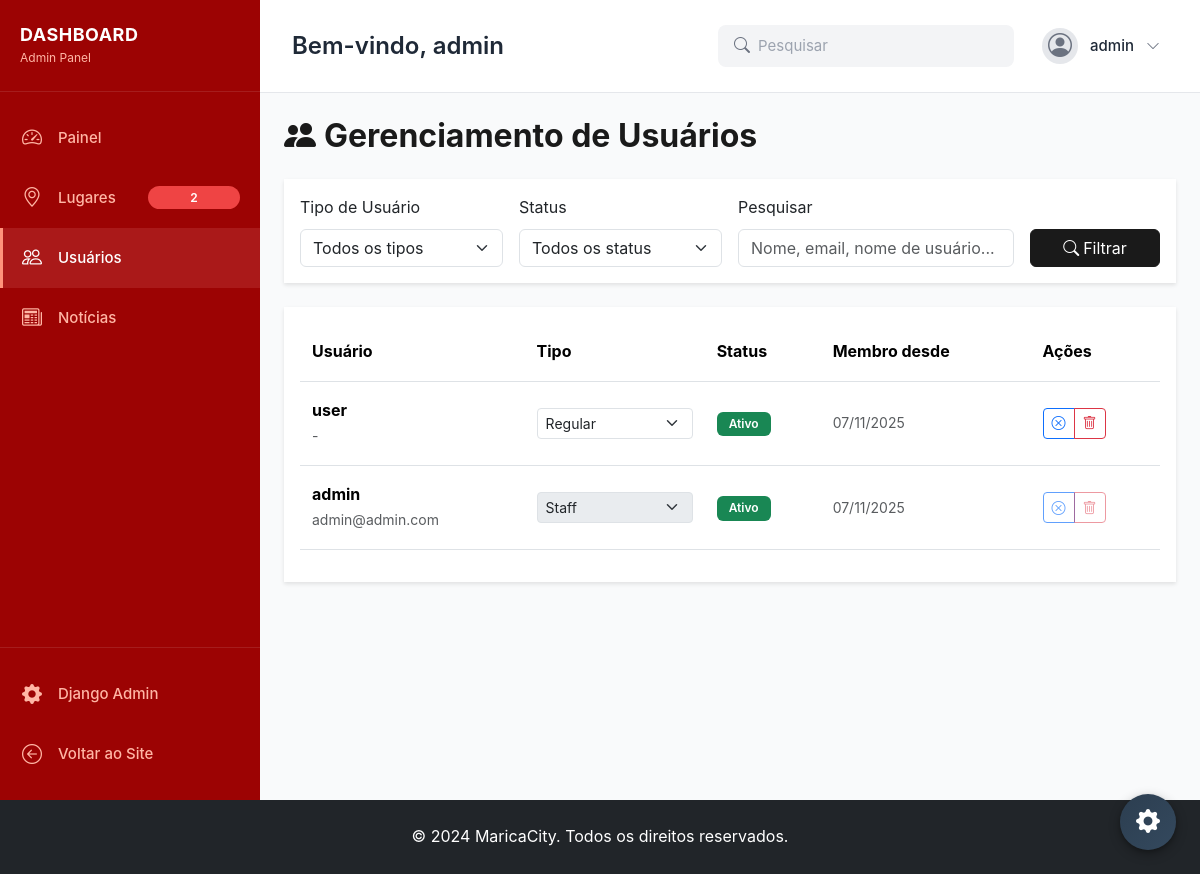
/accounts/usuarios/ (signed in), run on the app's committed database.
### apps/accounts/models.py (models this page shows, shortened)
class User(AbstractUser):
    @property
    def can_moderate(self):
        return self.is_staff or self.is_superuser
    class Meta:
        ordering = ["-created_at"]
        verbose_name = "Usuário"
        verbose_name_plural = "Usuários"
    bio = models.TextField(blank=True, null=True, help_text="Biografia do usuário")
    contact_phone = models.CharField(
        max_length=20, blank=True, null=True, help_text="Número de telefone de contato"
    )
    contact_email = models.EmailField(
        blank=True,
        null=True,
        help_text="E-mail de contato público (diferente do e-mail de login)",
    )
    contact_website = models.URLField(
        blank=True, null=True, help_text="Website ou URL de rede social"
    )
    created_at = models.DateTimeField(auto_now_add=True)
    updated_at = models.DateTimeField(auto_now=True)

### apps/accounts/views.py (the view, shortened to what this page needs)
# urls.py: path("usuarios/", views.user_management_view, name="user_management"),
@login_required
def user_management_view(request):
    if not request.user.can_moderate:
        messages.error(request, "Você não tem permissão para acessar esta página.")
        return redirect("core:landing")
    role_filter = request.GET.get("role", "")  # Alterado de user_type para role
    status_filter = request.GET.get("status", "")
    search_query = request.GET.get("q", "")
    users = User.objects.annotate(
        places_count=Count("places", distinct=True),
        reviews_count=Count("place_reviews_written", distinct=True),
    ).select_related()
    if role_filter == "staff":
        users = users.filter(is_staff=True)
    elif role_filter == "regular":
        users = users.filter(is_staff=False)
    if status_filter == "active":
        users = users.filter(is_active=True)
    elif status_filter == "inactive":
        users = users.filter(is_active=False)
    total_users = User.objects.count()
    active_users = User.objects.filter(is_active=True).count()
    staff_users = User.objects.filter(is_staff=True).count()
    regular_users = User.objects.filter(is_staff=False).count()
    context = {
        "users": users.order_by("-created_at"),
        "total_users": total_users,
        "active_users": active_users,
        "staff_users": staff_users,
        "regular_users": regular_users,
        "role_filter": role_filter,
        "status_filter": status_filter,
        "search_query": search_query,
    }
    return render(request, "accounts/user_management.html", context)

### apps/core/context_processors.py (called while the page is built)
def google_oauth(request):
    return {
        "GOOGLE_OAUTH_CLIENT_ID": settings.GOOGLE_OAUTH_CLIENT_ID,
    }

def admin_stats(request):
    if request.user.is_authenticated and request.user.can_moderate:
        from apps.explore.models import Place
        from apps.news.models import News
        return {
            "pending_places": Place.objects.filter(
                is_approved=False, is_active=True
            ).count(),
            "draft_news": News.objects.filter(status=News.DRAFT).count(),
        }
    return {"pending_places": 0, "draft_news": 0}

### templates/accounts/user_management.html (shortened to what this page needs)
{% extends "base.html" %}
{% load static %}
{% block extra_css %}
<link rel="stylesheet" href="{% static 'css/components/admin_sidebar.css' %}">
<link rel="stylesheet" href="{% static 'css/components/admin_topbar.css' %}">
<link rel="stylesheet" href="{% static 'css/pages/admin.css' %}">
{% endblock %}
{% block content %}
<div class="admin-container">
  {% include 'includes/admin_sidebar.html' %}
  <div class="admin-main-content">
    {% include 'includes/admin_topbar.html' %}
    <div class="admin-content-wrapper">
      <div class="container-fluid px-4 py-4">
    <div class="d-flex justify-content-between align-items-center mb-4">
      <h1 class="admin-title">
        <i class="bi bi-people-fill me-2"></i>Gerenciamento de Usuários
      </h1>
    </div>
    <div class="card mb-4">
      <div class="card-body">
        <form method="get" class="row g-3">
          <div class="col-md-3">
            <label for="roleFilter" class="form-label">Tipo de Usuário</label>
            <select class="form-select" id="roleFilter" name="role">
              <option value="">Todos os tipos</option>
            </select>
          </div>
          <div class="col-md-3">
            <label for="statusFilter" class="form-label">Status</label>
            <select class="form-select" id="statusFilter" name="status">
              <option value="">Todos os status</option>
            </select>
          </div>
          <div class="col-md-4">
            <label for="searchQuery" class="form-label">Pesquisar</label>
            <input type="text" class="form-control" id="searchQuery" name="q" value="{{ search_query }}" placeholder="Nome, email, nome de usuário...">
          </div>
          <div class="col-md-2 d-flex align-items-end">
            <button type="submit" class="btn btn-primary w-100">
              <i class="bi bi-search me-1"></i>Filtrar
            </button>
          </div>
        </form>
      </div>
    </div>
    <div class="card">
      <div class="card-body">
        <div class="table-responsive">
          <table class="table table-hover align-middle">
            <thead>
              <tr>
                <th>Usuário</th>
                <th>Tipo</th>
                <th>Status</th>
                <th>Membro desde</th>
                <th>Ações</th>
              </tr>
            </thead>
            <tbody>
              {% for user_item in users %}
              <tr id="user-row-{{ user_item.id }}">
                <td>
                  <div class="fw-bold">{{ user_item.username }}</div>
                  <small class="text-muted">{{ user_item.email|default:"-" }}</small>
                </td>
                <td>
                  <select class="form-select form-select-sm user-role-select"
                          data-user-id="{{ user_item.id }}"
                          {% if user_item == user %}disabled{% endif %}>
                    <option value="staff" {% if user_item.is_staff %}selected{% endif %}>Staff</option>
                    <option value="regular" {% if not user_item.is_staff %}selected{% endif %}>Regular</option>
                  </select>
                </td>
                <td>
                  <span class="badge status-badge-{{ user_item.id }} {% if user_item.is_active %}bg-success{% else %}bg-secondary{% endif %}">
                    {% if user_item.is_active %}Ativo{% else %}Inativo{% endif %}
                  </span>
                </td>
                <td>
                  <small class="text-muted">{{ user_item.created_at|date:"d/m/Y" }}</small>
                </td>
                <td>
                  <div class="btn-group" role="group" aria-label="Ações do usuário">
                    <button type="button"
                            class="btn btn-sm btn-outline-primary toggle-status-btn"
                            data-user-id="{{ user_item.id }}"
                            aria-label="{% if user_item.is_active %}Desativar usuário{% else %}Ativar usuário{% endif %}"
                            {% if user_item == user %}disabled title="Você não pode modificar sua própria conta"{% endif %}>
                      <i class="bi bi-{% if user_item.is_active %}x-circle{% else %}check-circle{% endif %}"></i>
                    </button>
                    <a href="{% url 'accounts:user_delete' user_item.id %}"
                       class="btn btn-sm btn-outline-danger"
                       aria-label="Excluir usuário"
                       {% if user_item == user %}onclick="return false;" style="opacity: 0.5; cursor: not-allowed;" title="Você não pode excluir sua própria conta"{% endif %}>
                      <i class="bi bi-trash"></i>
                    </a>
                  </div>
                </td>
              </tr>
              {% endfor %}
            </tbody>
          </table>
        </div>
      </div>
    </div>
      </div>
    </div>
  </div>
</div>
{% endblock %}

### templates/includes/admin_topbar.html (shortened to what this page needs)
{% load static %}
<div class="admin-topbar">
  <div class="topbar-welcome">
    <h1>Bem-vindo, {% if request.user.first_name %}{{ request.user.first_name }}{% else %}{{ request.user.username }}{% endif %}</h1>
  </div>
  <div class="topbar-actions">
    <div class="search-box d-none d-md-flex">
      <i class="bi bi-search"></i>
      <input type="text" placeholder="Pesquisar" id="topbarSearch">
    </div>
    <div class="user-menu" id="userMenuToggle">
      <div class="user-avatar-placeholder">
        <i class="bi bi-person-circle"></i>
      </div>
      <span class="user-name d-none d-md-inline">{{ request.user.username }}</span>
      <i class="bi bi-chevron-down"></i>
    </div>
  </div>
</div>

### static/css/main.css (style rules this page uses)
:root { --primary-color: #1a1a1a; --secondary-color: #4a4a4a; --accent-color: #e74c3c; --bg-light: #f8f9fa; --bg-dark: #1a1a1a; --text-primary: #212529; --text-secondary: #6c757d; --text-light: #ffffff; --font-primary: -apple-system, BlinkMacSystemFont, 'Segoe UI', Roboto, 'Helvetica Neue', Arial, sans-serif; --font-heading: -apple-system, BlinkMacSystemFont, 'Segoe UI', Roboto, 'Helvetica Neue', Arial, sans-serif; --spacing-xs: 0.5rem; --spacing-sm: 1rem; --spacing-md: 2rem; --spacing-lg: 4rem; --spacing-xl: 6rem; --border-radius-sm: 0; --border-radius-md: 0; --border-radius-lg: 0; --border-radius-xl: 0; --transition-fast: 150ms ease; --transition-normal: 300ms ease; --transition-slow: 500ms ease; --shadow-sm: 0 2px 4px rgba(0, 0, 0, 0.1); --shadow-md: 0 4px 12px rgba(0, 0, 0, 0.15); --shadow-lg: 0 12px 24px rgba(0, 0, 0, 0.2); }
* { margin: 0; padding: 0; box-sizing: border-box; }
html { overflow-y: scroll; -ms-overflow-style: none; scrollbar-width: none; }
body { font-family: var(--font-primary); color: var(--text-primary); line-height: 1.6; -webkit-font-smoothing: antialiased; -moz-osx-font-smoothing: grayscale; overflow-x: hidden; }
h1, h2, h3, h4, h5, h6 { font-family: var(--font-heading); font-weight: 700; line-height: 1.2; margin-bottom: var(--spacing-sm); }
a { text-decoration: none; color: inherit; transition: all var(--transition-fast); }
.btn-primary { background-color: var(--primary-color); border-color: var(--primary-color); transition: all var(--transition-normal); }
.btn { transition: all var(--transition-fast); }
.card { border: none; border-radius: var(--border-radius-md); overflow: hidden; box-shadow: var(--shadow-sm); }
.badge { transition: all var(--transition-fast); }
.bi { transition: transform var(--transition-fast); }
html { scroll-behavior: smooth; }

### static/css/components/admin_sidebar.css (style rules this page uses)
:root { --sidebar-width: 260px; --sidebar-collapsed-width: 70px; --sidebar-bg: #9c0303; --sidebar-text: #ffb6a5; --sidebar-text-active: #ffffff; --sidebar-active-bg: #ff9c9c25; --sidebar-hover-bg: #ff9c9c25; --sidebar-border: #ffffff1a; --primary-blue: #ff937b; }

### static/css/components/admin_topbar.css (style rules this page uses)
.admin-topbar { display: flex; align-items: center; justify-content: space-between; padding: 1.25rem 2rem; background: white; border-bottom: 1px solid #e5e7eb; position: sticky; top: 0; z-index: 100; gap: 1.5rem; }
.topbar-welcome { flex: 1; }
.topbar-welcome h1 { font-size: 1.5rem; font-weight: 600; color: #1f2937; margin: 0; }
.topbar-actions { display: flex; align-items: center; gap: 1.25rem; }
.search-box { display: flex; align-items: center; background: #f3f4f6; border-radius: 8px; padding: 0.5rem 1rem; gap: 0.5rem; min-width: 250px; transition: all 0.2s ease; }
.search-box i { color: #6b7280; font-size: 1rem; }
.search-box input { border: none; background: transparent; outline: none; font-size: 0.9375rem; color: #1f2937; width: 100%; }
.search-box input::placeholder { color: #9ca3af; }
.user-menu { display: flex; align-items: center; gap: 0.75rem; padding: 0.5rem; border-radius: 8px; cursor: pointer; transition: background 0.2s ease; position: relative; }
.user-avatar-placeholder { width: 36px; height: 36px; border-radius: 50%; background: #e5e7eb; display: flex; align-items: center; justify-content: center; color: #6b7280; font-size: 1.5rem; }
.user-name { font-size: 0.9375rem; font-weight: 500; color: #1f2937; }
.user-menu i.bi-chevron-down { font-size: 0.875rem; color: #6b7280; transition: transform 0.2s ease; }

### static/css/pages/admin.css (style rules this page uses)
:root { --sidebar-width: 260px; --sidebar-collapsed-width: 70px; }
.admin-container { min-height: 100vh; background: #f9fafb; display: flex; }
.admin-main-content { flex: 1; margin-left: var(--sidebar-width); min-height: 100vh; display: flex; flex-direction: column; transition: margin-left 0.3s ease; }
.admin-content-wrapper { flex: 1; background: #f9fafb; }
.admin-title { color: #1a1a1a; font-weight: 700; font-size: 2rem; margin: 0; }
.table > :not(caption) > * > * { padding: 1rem 0.75rem; }
.table tbody tr { transition: all var(--transition-fast); }
.badge { padding: 0.4rem 0.75rem; font-weight: 600; font-size: 0.75rem; }
.btn-group .btn { transition: all var(--transition-fast); }

### data on the page
User: user.username "admin", username "admin", email "admin@admin.com", is_staff+id "Staff", is_active "Ativo", created_at "07/11/2025"
User: username "user", email "-", is_staff+id "Regular", is_active "Ativo", created_at "07/11/2025"

### other printed values
{{ pending_places }} "2"
